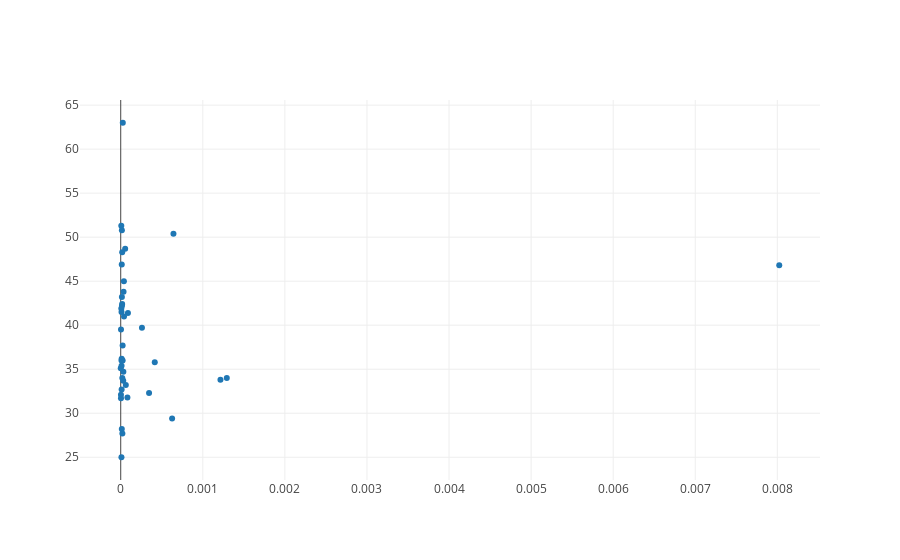
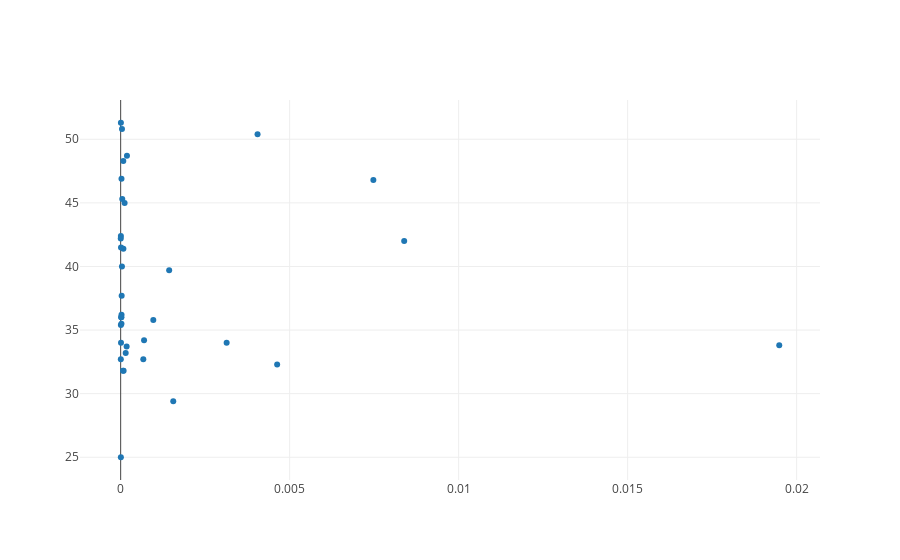
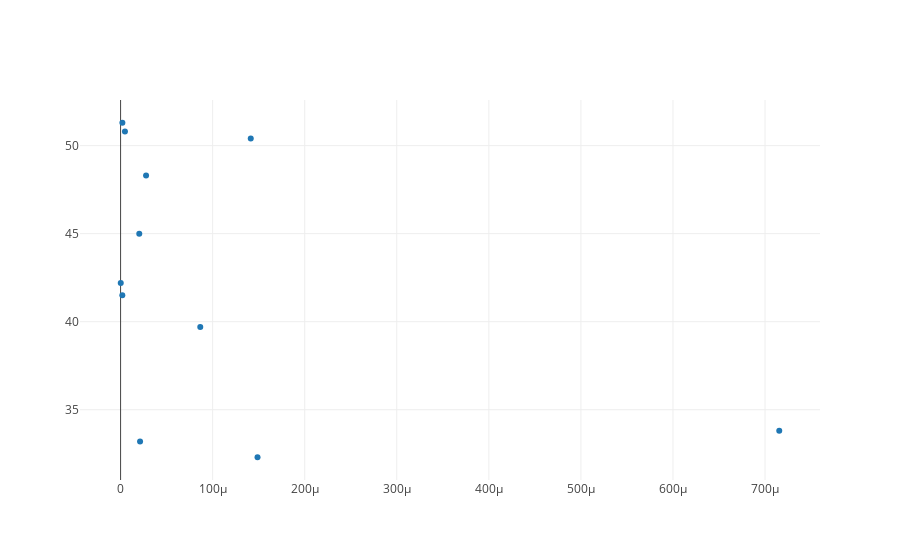

Write notebook code for charts like these, in order.
### Code cell
plot_all_entity(gini_data, 'counts_normalized', 'Gini')

### Figure 1 — Plotly figure (JSON) as saved in the notebook; plotly's stock layout.template omitted (floating-point values rounded to 4 significant figures)
{"data": [{"mode": "markers", "text": ["Argentina", "Australia", "Belgium", "Brazil", "Canada", "Switzerland", "China", "Colombia", "Costa Rica", "Cyprus", "Germany", "Ecuador", "Spain", "France", "United Kingdom", "Greece", "Guatemala", "Indonesia", "India", "Israel", "Italy", "Jordan", "Japan", "Lebanon", "Luxembourg", "Malta", "Mauritius", "Malaysia", "Netherlands", "Panama", "Peru", "Russia", "Seychelles", "Thailand", "Turkey", "Ukraine", "Uruguay", "United States", "Venezuela", "South Africa", "Zimbabwe"], "type": "scatter", "uid": "e1253461-d120-4881-afd9-d9ca4924c247", "x": [1.745e-05, 3.212e-05, 1.981e-05, 6.831e-06, 1.936e-05, 0.0003452, 1.486e-05, 1.396e-05, 5.402e-05, 0.001292, 3.149e-06, 3.848e-05, 1.14e-05, 1.071e-05, 6.184e-05, 2.341e-05, 1.777e-05, 3.343e-06, 2.427e-07, 8.788e-05, 1.041e-05, 3.065e-05, 2.656e-06, 8.156e-05, 0.001215, 0.0006259, 0.0004148, 4.023e-05, 1.304e-05, 0.0006424, 3.429e-05, 2.327e-05, 0.008023, 9.515e-06, 6.919e-06, 8.791e-06, 0.0002585, 9.711e-06, 1.233e-05, 2.512e-05, 1.427e-05], "y": [42.4, 34.7, 27.7, 51.3, 34, 32.3, 42.2, 50.8, 48.7, 34, 31.7, 45, 36.2, 32.7, 33.2, 36, 48.3, 39.5, 35.1, 41.4, 35.4, 33.7, 32.1, 31.8, 33.8, 29.4, 35.8, 41, 28.2, 50.4, 43.8, 37.7, 46.8, 36, 41.9, 25, 39.7, 41.5, 46.9, 63, 43.2]}], "layout": {}}

### Figure 2 — Plotly figure (JSON) as saved in the notebook; plotly's stock layout.template omitted (floating-point values rounded to 4 significant figures)
{"data": [{"mode": "markers", "text": ["Argentina", "Brazil", "Canada", "Switzerland", "China", "Colombia", "Costa Rica", "Cyprus", "Dominican Republic", "Ecuador", "Spain", "Estonia", "France", "United Kingdom", "Greece", "Guatemala", "Ireland", "Israel", "Italy", "Jordan", "Lebanon", "Luxembourg", "Latvia", "Malta", "Mauritius", "Panama", "Portugal", "Russia", "El Salvador", "Seychelles", "Thailand", "Ukraine", "Uruguay", "United States", "Venezuela", "Samoa"], "type": "scatter", "uid": "967c1979-39ae-4205-b584-cb27c5461d92", "x": [6.282e-06, 6.851e-06, 9.765e-06, 0.00463, 2.355e-06, 3.879e-05, 0.0001862, 0.003135, 4.67e-05, 0.0001165, 2.509e-05, 0.0006694, 4.298e-06, 0.0001489, 2.038e-05, 7.743e-05, 6.913e-05, 8.07e-05, 5.692e-06, 0.0001763, 8.673e-05, 0.01949, 0.0006922, 0.001556, 0.0009652, 0.00405, 2.336e-05, 2.918e-05, 3.725e-05, 0.007476, 1.408e-05, 6.052e-06, 0.001435, 9.623e-06, 2.437e-05, 0.008388], "y": [42.4, 51.3, 34, 32.3, 42.2, 50.8, 48.7, 34, 45.3, 45, 36.2, 32.7, 32.7, 33.2, 36, 48.3, 31.8, 41.4, 35.4, 33.7, 31.8, 33.8, 34.2, 29.4, 35.8, 50.4, 35.5, 37.7, 40, 46.8, 36, 25, 39.7, 41.5, 46.9, 42]}], "layout": {}}

### Figure 3 — Plotly figure (JSON) as saved in the notebook; plotly's stock layout.template omitted (floating-point values rounded to 4 significant figures)
{"data": [{"mode": "markers", "text": ["Brazil", "Switzerland", "China", "Colombia", "Ecuador", "United Kingdom", "Guatemala", "Luxembourg", "Panama", "Uruguay", "United States"], "type": "scatter", "uid": "e45ae71d-1b91-434d-9dd2-e34f1135054b", "x": [1.954e-06, 0.0001487, 1.854e-07, 4.75e-06, 2.031e-05, 2.116e-05, 2.769e-05, 0.0007154, 0.0001414, 8.656e-05, 1.893e-06], "y": [51.3, 32.3, 42.2, 50.8, 45, 33.2, 48.3, 33.8, 50.4, 39.7, 41.5]}], "layout": {}}
